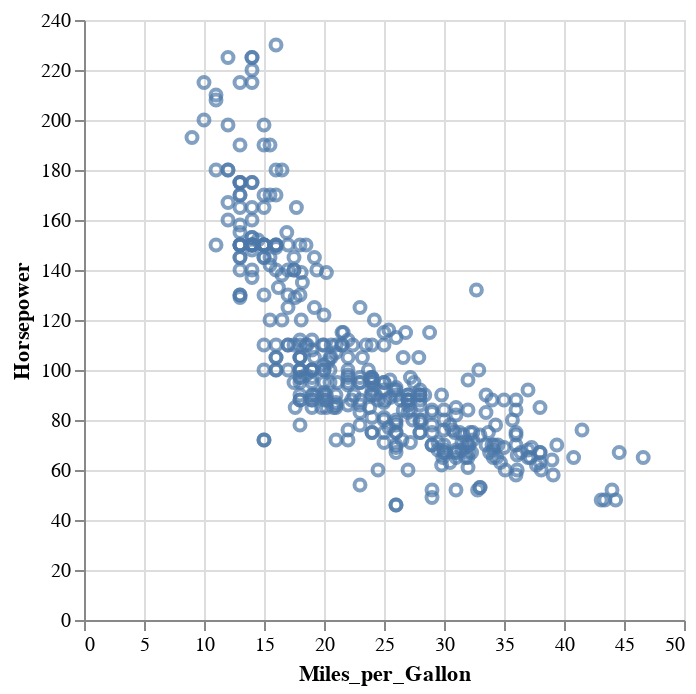

Notebook source saved alongside this figure:
### Markdown cell above
Можем развернуть в 2D-диаграмму, также закодировав значение `y`.

Вернемся к использованию `point` (*точечной*) маркировки и поместим `Horsepower` (*мощность в лошадиных силах*) по оси `y`:

### Code cell
alt.Chart(cars).mark_point().encode(x="Miles_per_Gallon", y="Horsepower")

### Figure 1 — Vega-Lite specification as saved in the notebook (floating-point values rounded to 4 significant figures; data arrays with more than 128 entries replaced by an {"elided": "..."} marker saying what was removed)
{"config": {"view": {"continuousWidth": 300, "continuousHeight": 300}}, "data": {"name": "data-583e73726c1545c56c203344161a975c"}, "mark": {"type": "point"}, "encoding": {"x": {"field": "Miles_per_Gallon", "type": "quantitative"}, "y": {"field": "Horsepower", "type": "quantitative"}}, "$schema": "https://vega.github.io/schema/vega-lite/v6.1.0.json", "datasets": {"data-583e73726c1545c56c203344161a975c": {"elided": "406 records"}}}
